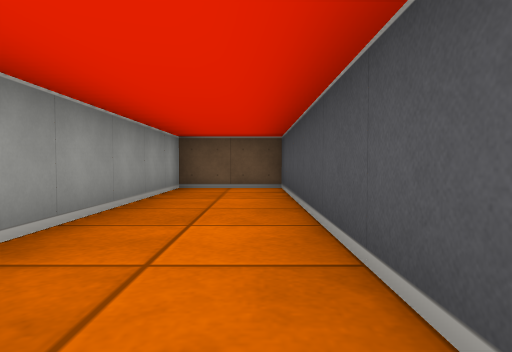
[1] (above)

12 first-person views from a walk through a cub3D maze. The camera is about half as high as the walls, tilts 2° down and sees 75° across. The floor is counted in squares. Each view is taken from the middle of a square. On the plan, view 1 faces up. The plan holds only what a view shows up to about 9 squares ahead; the rest is blank.

[2]
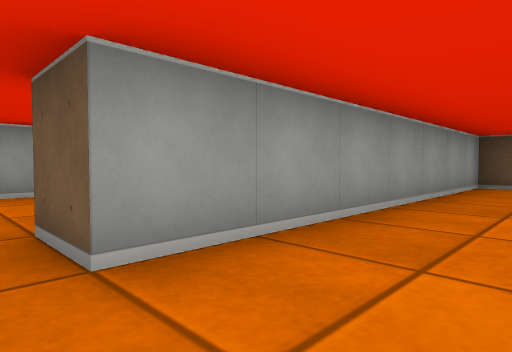

[3]
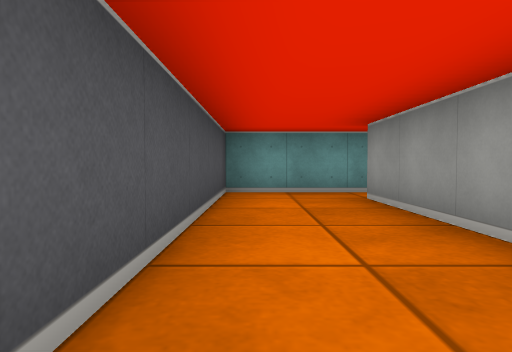

[4]
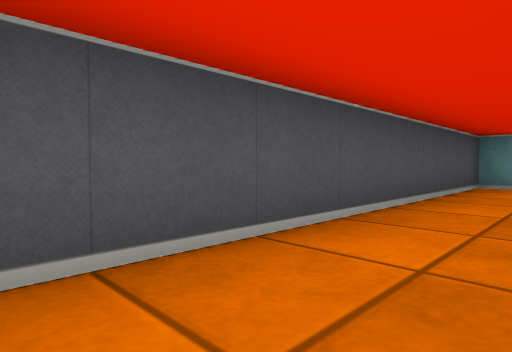

[5]
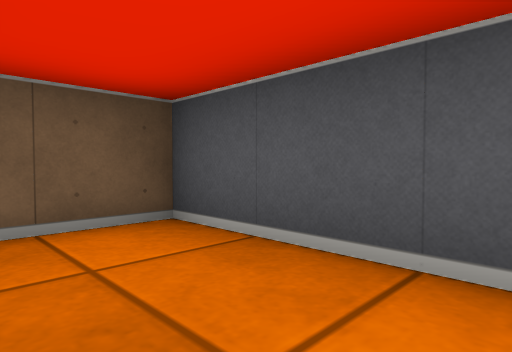

[6]
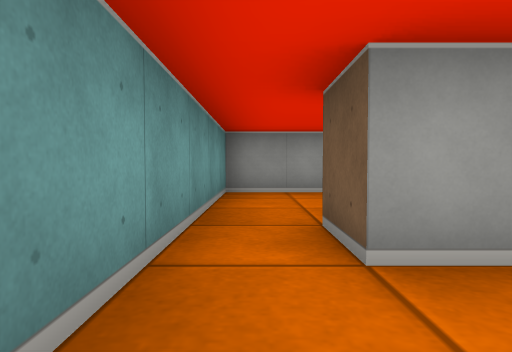

[7]
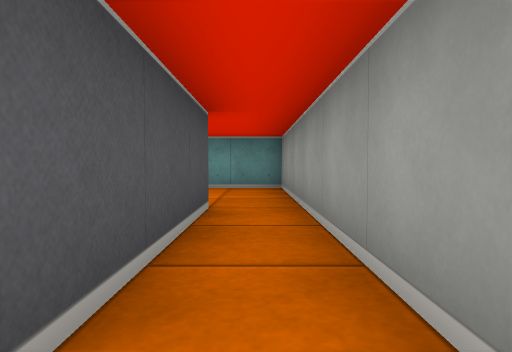

[8]
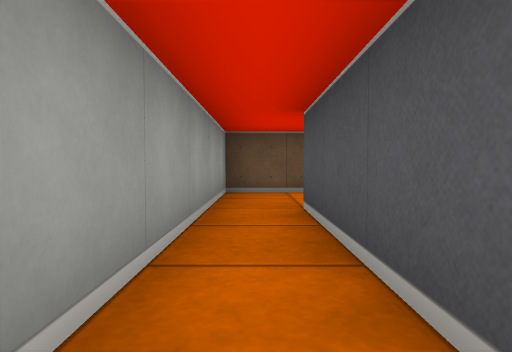

[9]
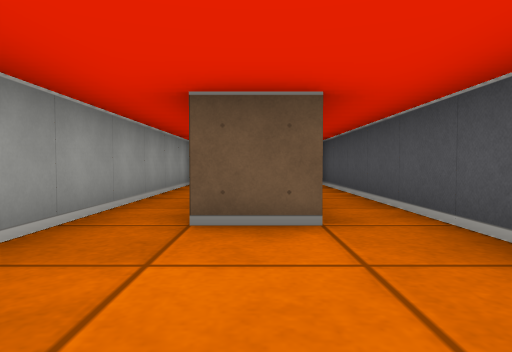

[10]
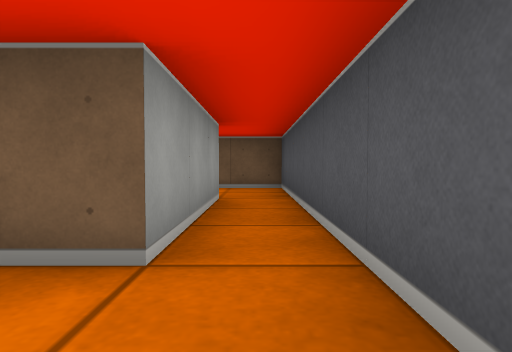

[11]
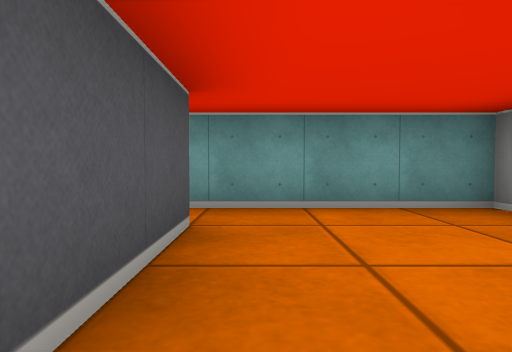

[12]
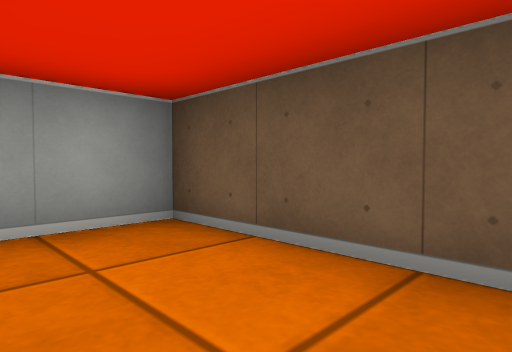

### Floor plan
Ten units are one square. View 1 is at (0, 0); x grows to the right and y downward. Boxes are objects, and circles mark ways between rooms. Rooms are numbered by the first view taken in them; rooms with no view inside come last. Other rooms are left out.
<svg viewBox="-60 -70 70 90">
<path fill="none" stroke="#000" d="M-15 15 5 15 5 -65 -15 -65 -15 5M-35 -45 -35 -15 -45 -15 -45 -45M-15 5 -25 5 -25 -65 -55 -65 -55 15 -15 15"/>
<circle cx="-20" cy="10" r="3" fill="#2a7"/>
<text x="-10" y="-30">1</text>
<text x="-30" y="-20">2</text>
</svg>
Room 1 opens to room 2.

Where each view was taken, in squares from view 1:
view 1: 0 up, 0 right, facing up
view 2: 1 down, 0 right, facing up-left
view 3: 4 up, 0 right, facing down
view 4: 6 up, 1 left, facing down-right
view 5: 4 up, 1 left, facing up-right
view 6: 1 down, 0 right, facing left
view 7: 5 up, 5 left, facing down
view 8: 1 up, 5 left, facing up
view 9: 1 down, 4 left, facing up
view 10: 0 up, 3 left, facing up
view 11: 2 up, 3 left, facing down
view 12: 5 up, 3 left, facing up-left
